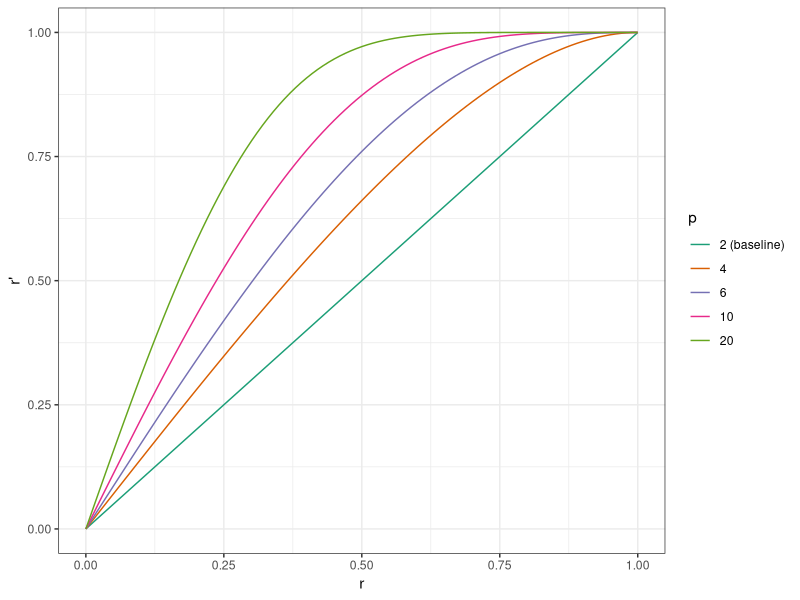
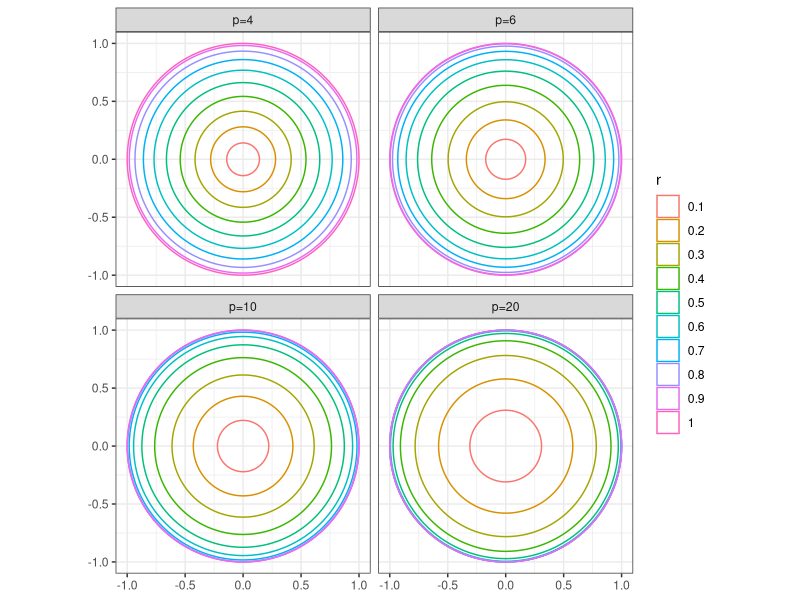

Write R code to recreate these figures, in order.
## ---- chunk 1
knitr::opts_chunk$set(echo = FALSE, message = FALSE, warning = FALSE)
library(tidyverse)
library(gridExtra)
## ---- chunk 2
library(tidyverse)
# define index as function of c
trans_p <- function(p){
  function(r){
    sqrt( 1 - (1-r^2)^(p/2))
  }
}
  
# plot dependence for selected values
ggplot(data = data.frame(x = c(0,1)), mapping = aes(x = x)) +
    stat_function(
        fun = trans_p(2),
        mapping = aes(color = "ca")) +
  stat_function(
        fun = trans_p(4),
        mapping = aes(color = "cb")) +
  stat_function(
        fun = trans_p(6),
        mapping = aes(color = "cc")) +
    stat_function(
        fun = trans_p(10),
        mapping = aes(color = "cd")) +
    stat_function(
        fun = trans_p(20),
        mapping = aes(color = "ce")) +
  scale_color_manual(name = "p",
                     values = RColorBrewer::brewer.pal(5, "Dark2"),
                     labels = c("2 (baseline)", "4", "6", "10", "20")) +
  xlab("r") + ylab("r'") + theme_bw()

## ---- chunk 3
library(ggforce)

lbl <- c("p=4", "p=6", "p=10", "p=20")
names(lbl) <- c("p4", "p6", "p10", "p20")

tibble(x = 0, y = 0, r = seq(0.1, 1, length.out = 10)) %>%
  mutate(p4 = trans_p(4)(r)) %>%
  mutate(p6 = trans_p(6)(r)) %>%
  mutate(p10 = trans_p(10)(r)) %>%
  mutate(p20 = trans_p(20)(r)) %>%
  mutate(r = as.factor(r)) %>%
  pivot_longer(cols = starts_with(("p"))) %>%
  mutate(name = factor(name, levels = c("p4", "p6", "p10", "p20"))) %>%
  ggplot() +
  geom_circle(aes(x0=x, y0=y, r=value, color=r)) +
  coord_fixed() +
  theme_bw() +
  facet_wrap(~name, labeller = labeller(name = lbl))
